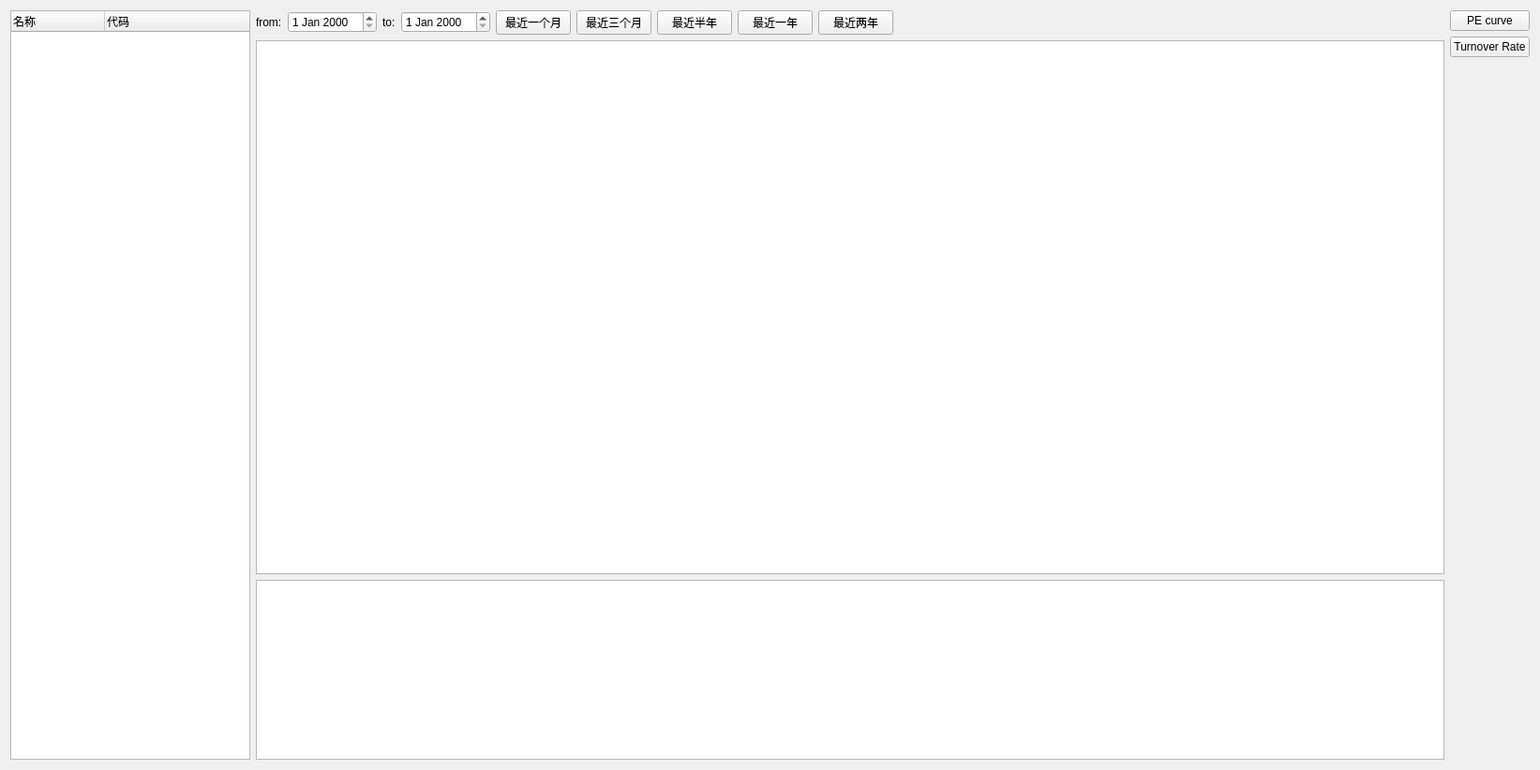
<?xml version="1.0" encoding="UTF-8"?>
<ui version="4.0">
 <class>Form</class>
 <widget class="QWidget" name="Form">
  <property name="geometry">
   <rect>
    <x>0</x>
    <y>0</y>
    <width>1643</width>
    <height>822</height>
   </rect>
  </property>
  <property name="windowTitle">
   <string>Form</string>
  </property>
  <layout class="QHBoxLayout" name="horizontalLayout_2">
   <item>
    <widget class="QTreeWidget" name="treeWidget">
     <property name="sizePolicy">
      <sizepolicy hsizetype="Minimum" vsizetype="Expanding">
       <horstretch>0</horstretch>
       <verstretch>0</verstretch>
      </sizepolicy>
     </property>
     <column>
      <property name="text">
       <string>名称</string>
      </property>
     </column>
     <column>
      <property name="text">
       <string>代码</string>
      </property>
     </column>
    </widget>
   </item>
   <item>
    <layout class="QVBoxLayout" name="verticalLayout">
     <item>
      <layout class="QHBoxLayout" name="horizontalLayout">
       <item>
        <widget class="QLabel" name="label">
         <property name="text">
          <string>from:</string>
         </property>
        </widget>
       </item>
       <item>
        <widget class="QDateEdit" name="dateEditFrom"/>
       </item>
       <item>
        <widget class="QLabel" name="label_2">
         <property name="text">
          <string>to:</string>
         </property>
        </widget>
       </item>
       <item>
        <widget class="QDateEdit" name="dateEditTo"/>
       </item>
       <item>
        <widget class="QPushButton" name="pushButtonLastMonth">
         <property name="text">
          <string>最近一个月</string>
         </property>
        </widget>
       </item>
       <item>
        <widget class="QPushButton" name="pushButtonLastThreeMonths">
         <property name="text">
          <string>最近三个月</string>
         </property>
        </widget>
       </item>
       <item>
        <widget class="QPushButton" name="pushButtonLastSixMonths">
         <property name="text">
          <string>最近半年</string>
         </property>
        </widget>
       </item>
       <item>
        <widget class="QPushButton" name="pushButtonLastYear">
         <property name="text">
          <string>最近一年</string>
         </property>
        </widget>
       </item>
       <item>
        <widget class="QPushButton" name="pushButtonLastTwoYears">
         <property name="text">
          <string>最近两年</string>
         </property>
        </widget>
       </item>
       <item>
        <spacer name="horizontalSpacer">
         <property name="orientation">
          <enum>Qt::Horizontal</enum>
         </property>
         <property name="sizeHint" stdset="0">
          <size>
           <width>40</width>
           <height>20</height>
          </size>
         </property>
        </spacer>
       </item>
      </layout>
     </item>
     <item>
      <widget class="QGraphicsView" name="graphicsView"/>
     </item>
     <item>
      <widget class="QTextEdit" name="textEdit">
       <property name="sizePolicy">
        <sizepolicy hsizetype="Expanding" vsizetype="Maximum">
         <horstretch>0</horstretch>
         <verstretch>0</verstretch>
        </sizepolicy>
       </property>
      </widget>
     </item>
    </layout>
   </item>
   <item>
    <layout class="QVBoxLayout" name="verticalLayout_2">
     <item>
      <widget class="QPushButton" name="pushButtonPECurve">
       <property name="text">
        <string>PE curve</string>
       </property>
      </widget>
     </item>
     <item>
      <widget class="QPushButton" name="pushButtonTurnoverRate">
       <property name="text">
        <string>Turnover Rate</string>
       </property>
      </widget>
     </item>
     <item>
      <spacer name="verticalSpacer">
       <property name="orientation">
        <enum>Qt::Vertical</enum>
       </property>
       <property name="sizeHint" stdset="0">
        <size>
         <width>20</width>
         <height>40</height>
        </size>
       </property>
      </spacer>
     </item>
    </layout>
   </item>
  </layout>
 </widget>
 <resources/>
 <connections/>
</ui>
